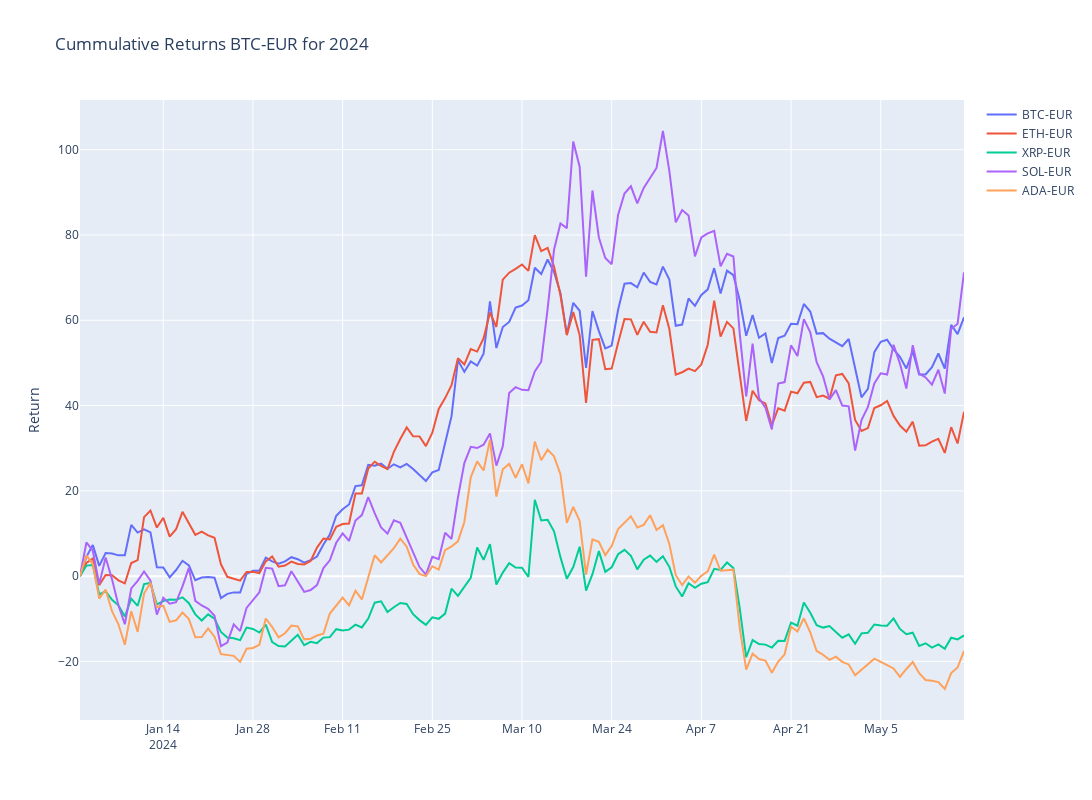

Notebook code cell kept with this figure:
### Code cell
# Plotly
fig = make_subplots()

# Graph (1,1)
# Loop all stock files and get cummulative return for year
for stock in tqdm(index_list):
    f = os.path.join("../input", stock)
    df = pd.read_csv(f+".csv",index_col="Date",parse_dates=True)
    df['Cummulative_Return'] = cumulative_return(df["Adj Close"].loc[year])
    fig.add_trace(go.Scatter(x=df['Cummulative_Return'].loc[year].index,y=df['Cummulative_Return'].loc[year],mode="lines",name=stock.split('.')[0]),row=1,col=1)

# Update xaxis properties
fig.update_yaxes(title_text="Return", row=1, col=1)

fig.update_layout(height=800, width=1300,showlegend=True,title=f"Cummulative Returns {ticker} for {year}")

fig.show()

### Figure 1 — Plotly figure (JSON) as saved in the notebook; plotly's stock layout.template omitted (floating-point values rounded to 4 significant figures; data arrays with more than 128 entries replaced by an {"elided": "..."} marker saying what was removed)
{"data": [{"mode": "lines", "name": "BTC-EUR", "type": "scatter", "x": {"elided": "139 str values"}, "xaxis": "x", "y": {"elided": "139 float values"}, "yaxis": "y"}, {"mode": "lines", "name": "ETH-EUR", "type": "scatter", "x": {"elided": "139 str values"}, "xaxis": "x", "y": {"elided": "139 float values"}, "yaxis": "y"}, {"mode": "lines", "name": "XRP-EUR", "type": "scatter", "x": {"elided": "139 str values"}, "xaxis": "x", "y": {"elided": "139 float values"}, "yaxis": "y"}, {"mode": "lines", "name": "SOL-EUR", "type": "scatter", "x": {"elided": "139 str values"}, "xaxis": "x", "y": {"elided": "139 float values"}, "yaxis": "y"}, {"mode": "lines", "name": "ADA-EUR", "type": "scatter", "x": {"elided": "139 str values"}, "xaxis": "x", "y": {"elided": "139 float values"}, "yaxis": "y"}], "layout": {"height": 800, "showlegend": true, "title": {"text": "Cummulative Returns BTC-EUR for 2024"}, "width": 1300, "xaxis": {"anchor": "y", "domain": [0, 1]}, "yaxis": {"anchor": "x", "domain": [0, 1], "title": {"text": "Return"}}}}
